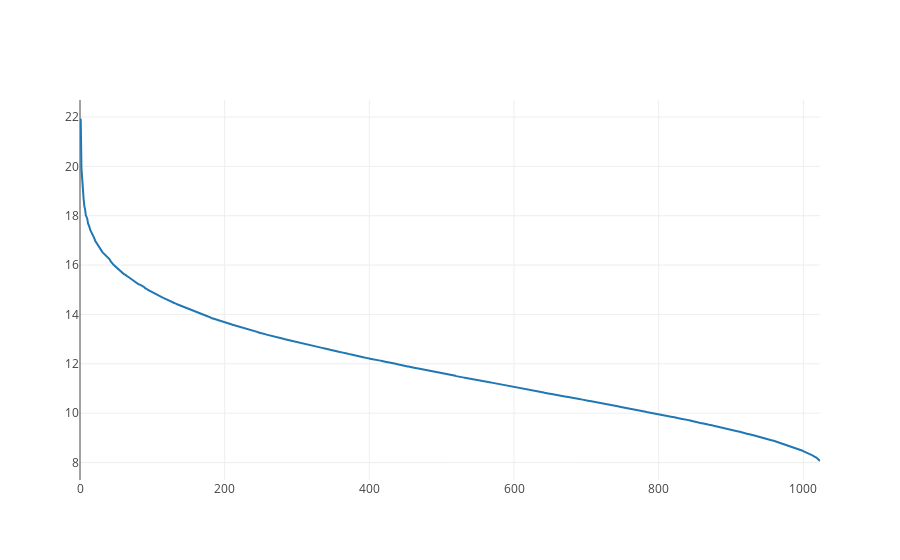

The code cell stored with this chart in its notebook:
### Code cell
# Plot eigenvalues.
trace = go.Scatter(
    x = np.arange(len(S)),
    y = np.log(S)
)
py.iplot([trace])

### Figure 1 — Plotly figure (JSON) as saved in the notebook; plotly's stock layout.template omitted (floating-point values rounded to 4 significant figures; data arrays with more than 128 entries replaced by an {"elided": "..."} marker saying what was removed)
{"data": [{"type": "scatter", "uid": "23843aa0-d617-11e8-97bd-989096ca7f77", "x": {"elided": "1024 int values"}, "y": {"elided": "1024 float values"}}], "layout": {}}
